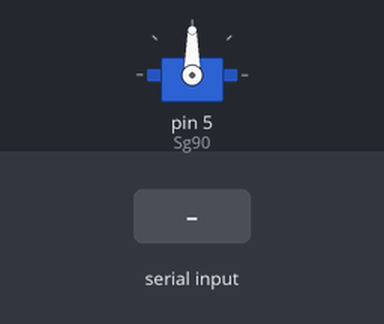
A sketch run on a simulated Arduino Uno, built with avr-gcc and run on an emulated ATmega328P. On the bench: servo. The test bench sets the inputs (shaded band).

Above: at 11.2 s.
11.3 s: "A" received over the second serial link
At 12.7 s:
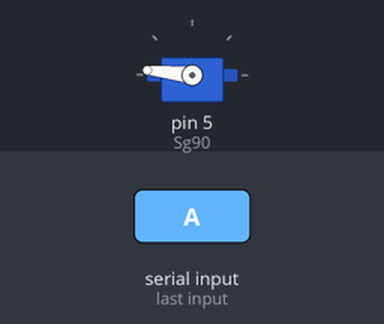
13.0 s: "F" received over the second serial link
Timing chart, 0 to 16.0 s (numbered marks = the images above; inputs shaded):
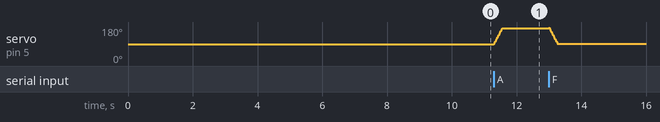

The sketch:

cancela_bluetooth.ino
```cpp
#include <SoftwareSerial.h>
#include <Servo.h>
Servo Sg90; //Cria um objeto tipo Servo
// Serial por software: RX = digital pin 10, TX = digital pin 11
SoftwareSerial bluetooth(10, 11);
//const int key = 7; // Chave de HC-05 (0 - Comando, 1 - AT)
int angulo = 90;

void setup()
{
Sg90.attach(5);
Sg90.write(angulo);
delay(10000);
bluetooth.begin(9600);
//pinMode(key, OUTPUT);
//digitalWrite(key, LOW);
}

void loop()
{
// Se tem algum dado para ser lido do bluetooth
  if (bluetooth.available() > 0)
  {
    char inByte = bluetooth.read();

    if (inByte == 'A' && angulo == 90)
    {
      while ( angulo < 175 && angulo >= 90)
        {
          Sg90.write(angulo);
         delay(3);
         angulo = angulo+1;
        }
    }
    else if (inByte == 'F' && angulo == 175)
    {

      while ( angulo > 90 && angulo <= 175)
      {
        Sg90.write(angulo);
        delay(3);
        angulo = angulo-1;
      }
    }
  }
}
```

Measured:
- after the input at 11.3 s, servo on pin 5 (Sg90): moves from 90° to 174° over 0.26 s, starting at once
